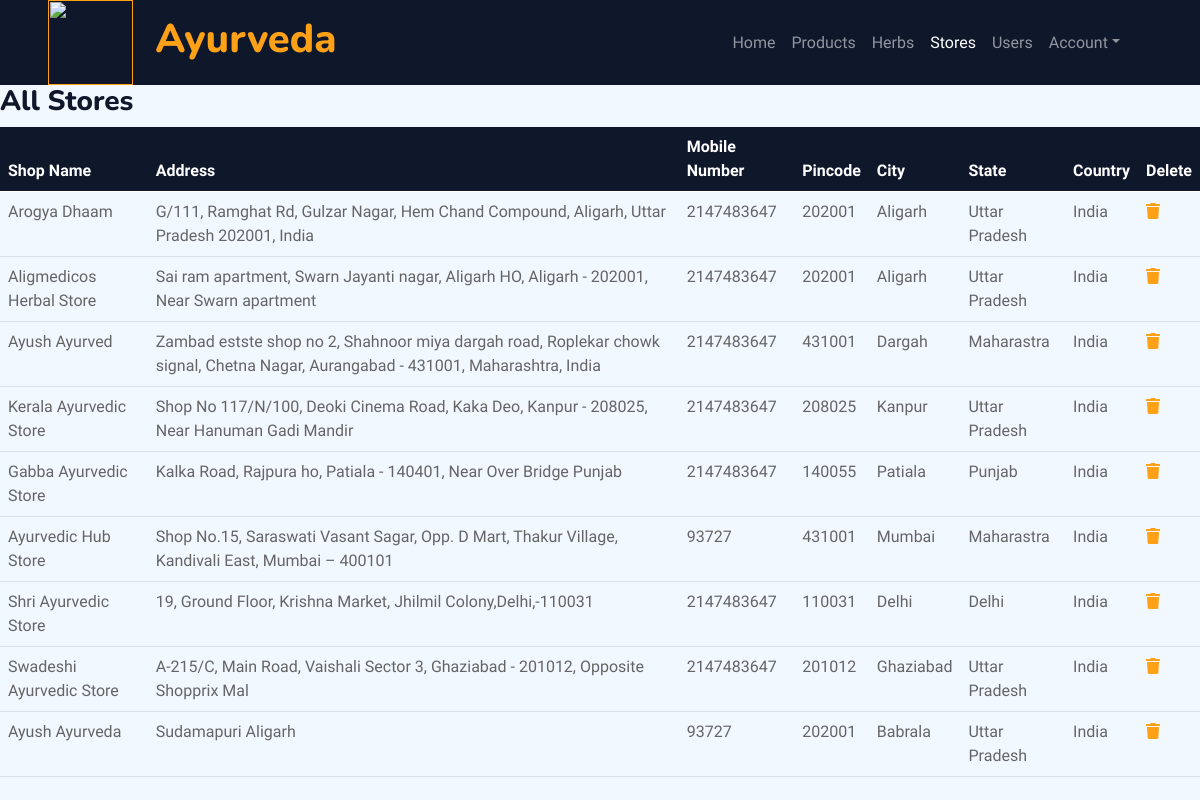
Screenshot of /admin/stores.php (signed in) with the database file from the repository.
### tables this page shows
CREATE TABLE `stores` (
  `id` int(11) NOT NULL,
  `map_id` varchar(20) NOT NULL,
  `shop_name` varchar(100) NOT NULL,
  `shop_address` varchar(200) NOT NULL,
  `mobile_number` int(15) NOT NULL,
  `shop_image` varchar(100) NOT NULL,
  `pincode` varchar(6) NOT NULL,
  `city` varchar(20) NOT NULL,
  `state` varchar(20) NOT NULL,
  `country` varchar(20) NOT NULL
);

### admin/stores.php (the view, shortened to what this page needs)
<!DOCTYPE html>
<html>
<head>
    <link href="https://cdnjs.cloudflare.com/ajax/libs/font-awesome/5.10.0/css/all.min.css" rel="stylesheet">
    <link href="https://cdn.jsdelivr.net/npm/bootstrap-icons@1.4.1/font/bootstrap-icons.css" rel="stylesheet">
    <link href="lib/animate/animate.min.css" rel="stylesheet">
    <link href="lib/owlcarousel/assets/owl.carousel.min.css" rel="stylesheet">
    <link href="lib/tempusdominus/css/tempusdominus-bootstrap-4.min.css" rel="stylesheet" />
    <link href="css/bootstrap.min.css" rel="stylesheet">
</head>
<body>
     <?php
        include("connection.php");
        $sql="select * from stores";
        $res=mysqli_query($con,$sql);
    ?>
        <div class="container-xxl position-relative p-0">
            <nav class="navbar navbar-expand-lg navbar-dark bg-dark px-4 px-lg-5 py-3 py-lg-0">
                <a href="" class="navbar-brand p-0">
                    <h1 class="text-primary m-0"><img src="img/logo.png" width="85px" height="85px"> &nbsp;Ayurveda</h1>
                </a>
                <div class="collapse navbar-collapse" id="navbarCollapse">
                    <div class="navbar-nav ms-auto py-0 pe-4">
                        <a href="home.php" class="nav-item nav-link">Home</a>
                        <a href="products.php" class="nav-item nav-link">Products</a>
                        <a href="herbs.php" class="nav-item nav-link">Herbs</a>
                        <a href="stores.php" class="nav-item nav-link active">Stores</a>
                        <a href="users.php" class="nav-item nav-link">Users</a>
                        <div class="nav-item dropdown">
                             <a href="#" class="nav-link dropdown-toggle" data-bs-toggle="dropdown">Account</a>
                        </div>
                    </div>
                </div>
            </nav>
        </div>
         <div class="container-xxl position-relative p-0">
           <div class="">
            <div><h3>All Stores</h3></div>
        </div>
          <table class="table">
          <thead class="table-dark">
          <tr>
          <th scope="col">Shop Name</th>
          <th scope="col">Address</th>
          <th scope="col">Mobile Number</th>
          <th scope="col">Pincode</th>
          <th scope="col">City</th>
          <th scope="col">State</th>
          <th scope="col">Country</th>
          <th scope="col">Delete</th>
          </tr>
          </thead>
          <tbody>
           <?php
               while($row=mysqli_fetch_assoc($res))
               {
            ?>
            <tr>
              <td><?php echo $row['shop_name'];?></td>
              <td><?php echo $row['shop_address'];?></td>
              <td><?php echo $row['mobile_number'];?></td>
              <td><?php echo $row['pincode'];?></td>
              <td><?php echo $row['city'];?></td>
              <td><?php echo $row['state'];?></td>
              <td><?php echo $row['country'];?></td>
              <td ><a href='delete_store.php?id=<?php echo $row["id"]; ?>'><i  class="fa fa-trash" aria-hidden="true"></i></a></td>
            </tr>
            <?php
               }
            ?>
          </tbody>
        </table>
    </div>
</body>
</html>

### rows the page displays
stores: shop_name "Arogya Dhaam", shop_address "G/111, Ramghat Rd, Gulzar Nagar, Hem Chand Compound, Aligarh, Uttar Pradesh 202001, India", mobile_number "2147483647", pincode "202001", city "Aligarh", state "Uttar Pradesh", country "India"
stores: shop_name "Aligmedicos Herbal Store", shop_address "Sai ram apartment, Swarn Jayanti nagar, Aligarh HO, Aligarh - 202001, Near Swarn apartment", mobile_number "2147483647", pincode "202001", city "Aligarh", state "Uttar Pradesh", country "India"
stores: shop_name "Ayush Ayurved", shop_address "Zambad estste shop no 2, Shahnoor miya dargah road, Roplekar chowk signal, Chetna Nagar, Aurangabad - 431001, Maharashtra, India", mobile_number "2147483647", pincode "431001", city "Dargah", state "Maharastra", country "India"
stores: shop_name "Kerala Ayurvedic Store", shop_address "Shop No 117/N/100, Deoki Cinema Road, Kaka Deo, Kanpur - 208025, Near Hanuman Gadi Mandir", mobile_number "2147483647", pincode "208025", city "Kanpur", state "Uttar Pradesh", country "India"
stores: shop_name "Gabba Ayurvedic Store", shop_address "Kalka Road, Rajpura ho, Patiala - 140401, Near Over Bridge Punjab", mobile_number "2147483647", pincode "140055", city "Patiala", state "Punjab", country "India"
stores: shop_name "Ayurvedic Hub Store", shop_address "Shop No.15, Saraswati Vasant Sagar, Opp. D Mart, Thakur Village, Kandivali East, Mumbai – 400101", mobile_number "93727", pincode "431001", city "Mumbai", state "Maharastra", country "India"
stores: shop_name "Shri Ayurvedic Store", shop_address "19, Ground Floor, Krishna Market, Jhilmil Colony,Delhi,-110031", mobile_number "2147483647", pincode "110031", city "Delhi", state "Delhi", country "India"
stores: shop_name "Swadeshi Ayurvedic Store", shop_address "A-215/C, Main Road, Vaishali Sector 3, Ghaziabad - 201012, Opposite Shopprix Mal", mobile_number "2147483647", pincode "201012", city "Ghaziabad", state "Uttar Pradesh", country "India"
stores: shop_name "Ayush Ayurveda", shop_address "Sudamapuri Aligarh", mobile_number "93727", pincode "202001", city "Babrala", state "Uttar Pradesh", country "India"
